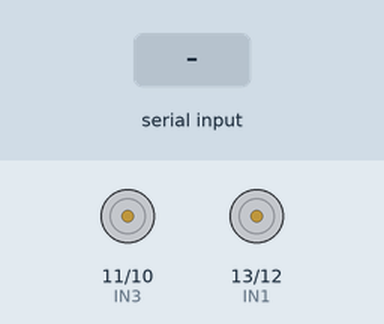
Simulated run of this sketch. Board: Arduino Uno, built with avr-gcc and run on an emulated ATmega328P. Parts: motor-driver pin pairs drawn as motors (green arrow = first pin HIGH = forward, orange = second pin HIGH = backward, longer = more drive). Inputs (shaded band) come from the test bench.

Above: at 1.2 s.
1.3 s: "F" received over the second serial link
At 2.2 s:
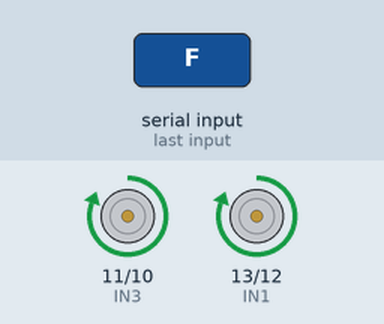
2.8 s: "B" received over the second serial link
At 3.3 s:
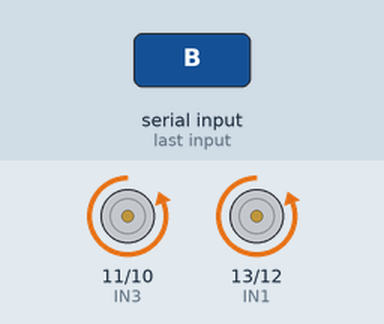
4.3 s: "L" received over the second serial link
At 5.5 s:
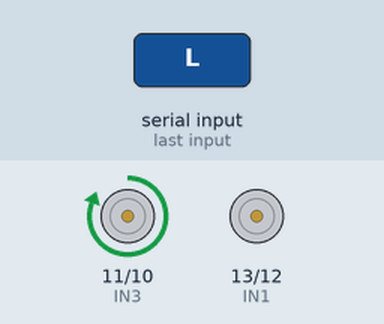
5.8 s: "R" received over the second serial link
At 6.8 s:
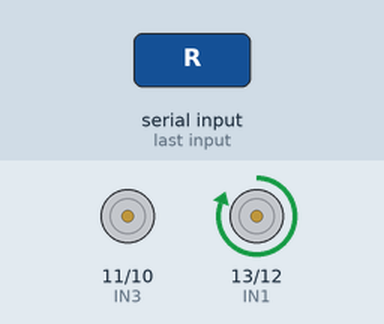
7.3 s: "S" received over the second serial link
At 7.9 s:
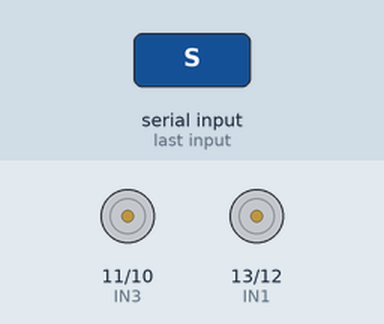
Timing chart, 0 to 9.8 s (numbered marks = the images above; inputs shaded):
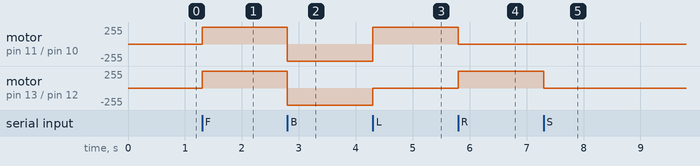

The sketch:

BT_Car.ino
```cpp
//Bluetooth Mobile controlled Car

/* #Discribing -
 *  @author - Alan Jacob
 Here IN1 and IN2 are for controlling the LEFT side motors.
 Here IN3 and IN4 are for controlling the RIGHT side motors.

While in IN1 is used for LEFT side FORWARD and
         IN2 is used for LEFT side REVERSE/BACKWARDS

Similarly in IN3 is used for RIGHT side FORWARD and
             IN4 is used for RIGHT side REVERSE/BACKWARDS.

*/

/*
 *  So Pin number 13 and 12 is used for LEFT SIDE CONTROLLING
 *     Pin number 14 and 15 is used for RIGHT SIDE CONTROLLING

*/

#include<SoftwareSerial.h>
#define IN1 13                      //connecting IN1 pin of L298N with other arduino's pin no.13. We are defining which the variable and pin number.
#define IN2 12                                            // repeat this for every other
#define IN3 11
#define IN4 10

//We are using mySerial to take the input from pin number 0 and 1 which are connected to the Bluetooth module which will provide us with the input.


SoftwareSerial mySerial(0,1);                           // (0-> Rx , 1->Tx)

                    /* We will be recieving 'Char' characters from the 0 and 1 pin and thus
                         we need to declare the 'Char' variable named Bluetooth_Value*/

char Bluetooth_Value;

void setup() {
  // put your setup code here, to run once:
  pinMode(IN1,OUTPUT);  // declaring the pinMode and as we are giving input to the motor controller we will declare these pins as OUTPUT pins.
  pinMode(IN2,OUTPUT);
  pinMode(IN3,OUTPUT);
  pinMode(IN4,OUTPUT);

   digitalWrite(IN1,LOW); //At initial, the car should not move with any given instruction given to it so we are setting all pins to low.
   digitalWrite(IN2,LOW);
   digitalWrite(IN3,LOW);
   digitalWrite(IN4,LOW);

  mySerial.begin(9600); //declaring the baudrate of the recieving or transmission.

}

void loop() {
  // put your main code here, to run repeatedly:
char Data = mySerial.read();  //mySerial.read() is a predefined function which will read the recieving inputs from bluetooth module.
                              //Here the inputs from bluettoh will be in 'Char' format thus we will store the value in 'Char' variable.
   Bluetooth_Value = Data;    //passing the value from "Data" to "Bluetooth_Value".


/* Now we are using switch case here (you can use if-else statement too.

   We will pass the value to the switch case
*/
   switch(Bluetooth_Value){

    case 'F':  // for forward
    digitalWrite(IN1,HIGH); // IN1 and IN3 are RIGHT AND LEFT FORWARD.
    digitalWrite(IN2,LOW);
    digitalWrite(IN3,HIGH);
    digitalWrite(IN4,LOW);
    break;

    case 'B':   //for reverse
    digitalWrite(IN1,LOW);
   digitalWrite(IN2,HIGH); //IN2 and IN4 are RIGHT and LEFT REVERSE.
   digitalWrite(IN3,LOW);
    digitalWrite(IN4,HIGH);
    break;

    case 'S': // to stop
    digitalWrite(IN1,LOW);
  digitalWrite(IN2,LOW);
   digitalWrite(IN3,LOW);
  digitalWrite(IN4,LOW);
   break;

   case 'L': // for left
   digitalWrite(IN1,LOW);
   digitalWrite(IN2,LOW);
   digitalWrite(IN3,HIGH); // just right side motors will be used and thus it will turn the bot to left.
   digitalWrite(IN4,LOW);
   break;

   case 'R': //for right
  digitalWrite(IN1,HIGH);  // just left side motors will be used and thus it will turn the bot to right.
  digitalWrite(IN2,LOW);
  digitalWrite(IN3,LOW);
  digitalWrite(IN4,LOW);
   break;
   }

}
```

Measured:
- after the input at 1.3 s, motor on pin 11 (IN3) / pin 10 (IN4), motor on pin 13 (IN1) / pin 12 (IN2): stopped → forward 255/255 at once
- after the input at 2.8 s, motor on pin 11 (IN3) / pin 10 (IN4), motor on pin 13 (IN1) / pin 12 (IN2): forward 255/255 → backward 255/255 at once
- after the input at 4.3 s, motor on pin 11 (IN3) / pin 10 (IN4): backward 255/255 → forward 255/255 at once; motor on pin 13 (IN1) / pin 12 (IN2): backward 255/255 → stopped at once
- after the input at 5.8 s, motor on pin 11 (IN3) / pin 10 (IN4): forward 255/255 → stopped at once; motor on pin 13 (IN1) / pin 12 (IN2): stopped → forward 255/255 at once
- after the input at 7.3 s, motor on pin 13 (IN1) / pin 12 (IN2): forward 255/255 → stopped at once
